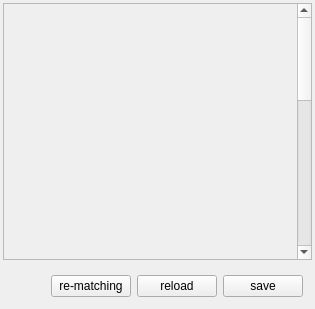
<?xml version="1.0" encoding="UTF-8"?>
<ui version="4.0">
 <class>CSettingsMatchingComponent</class>
 <widget class="QFrame" name="CSettingsMatchingComponent">
  <property name="geometry">
   <rect>
    <x>0</x>
    <y>0</y>
    <width>315</width>
    <height>309</height>
   </rect>
  </property>
  <property name="windowTitle">
   <string>Matching settings</string>
  </property>
  <layout class="QVBoxLayout" name="vl_MatchingComponent" stretch="1,0">
   <property name="leftMargin">
    <number>3</number>
   </property>
   <property name="topMargin">
    <number>3</number>
   </property>
   <property name="rightMargin">
    <number>3</number>
   </property>
   <property name="bottomMargin">
    <number>3</number>
   </property>
   <item>
    <widget class="QScrollArea" name="sa_MatchingForm">
     <property name="widgetResizable">
      <bool>true</bool>
     </property>
     <widget class="QWidget" name="qw_MatchingForm">
      <property name="geometry">
       <rect>
        <x>0</x>
        <y>0</y>
        <width>296</width>
        <height>700</height>
       </rect>
      </property>
      <layout class="QVBoxLayout" name="vl_ScrollAreaContent">
       <property name="leftMargin">
        <number>0</number>
       </property>
       <property name="topMargin">
        <number>0</number>
       </property>
       <property name="rightMargin">
        <number>0</number>
       </property>
       <property name="bottomMargin">
        <number>0</number>
       </property>
       <item>
        <widget class="swift::gui::editors::CMatchingForm" name="form_Matching">
         <property name="minimumSize">
          <size>
           <width>0</width>
           <height>700</height>
          </size>
         </property>
        </widget>
       </item>
      </layout>
     </widget>
    </widget>
   </item>
   <item>
    <widget class="QFrame" name="fr_Buttons">
     <layout class="QHBoxLayout" name="hl_Buttons">
      <item>
       <spacer name="hs_Buttons">
        <property name="orientation">
         <enum>Qt::Horizontal</enum>
        </property>
        <property name="sizeHint" stdset="0">
         <size>
          <width>40</width>
          <height>20</height>
         </size>
        </property>
       </spacer>
      </item>
      <item>
       <widget class="QPushButton" name="pb_MatchingAgain">
        <property name="toolTip">
         <string>do matching for all models again</string>
        </property>
        <property name="text">
         <string> re-matching </string>
        </property>
       </widget>
      </item>
      <item>
       <widget class="QPushButton" name="pb_Reload">
        <property name="text">
         <string>reload</string>
        </property>
       </widget>
      </item>
      <item>
       <widget class="QPushButton" name="pb_Save">
        <property name="text">
         <string>save</string>
        </property>
       </widget>
      </item>
     </layout>
    </widget>
   </item>
  </layout>
 </widget>
 <customwidgets>
  <customwidget>
   <class>swift::gui::editors::CMatchingForm</class>
   <extends>QFrame</extends>
   <header>gui/editors/matchingform.h</header>
   <container>1</container>
  </customwidget>
 </customwidgets>
 <tabstops>
  <tabstop>pb_Reload</tabstop>
  <tabstop>pb_Save</tabstop>
 </tabstops>
 <resources/>
 <connections/>
</ui>
